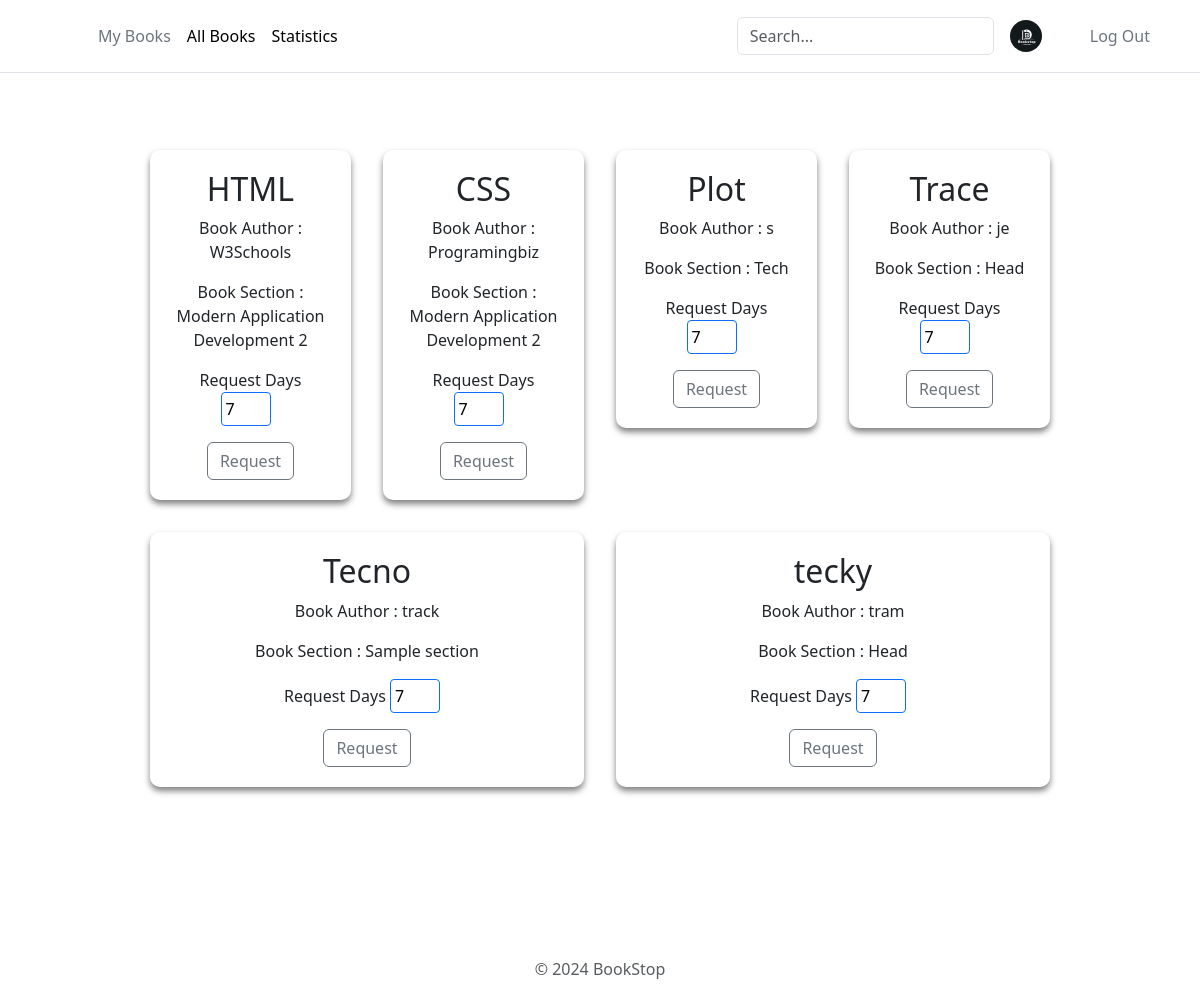
Page /allBooks (signed in) on the committed database.
### app.py (models this page shows)
class Books(db.Model):
    __tablename__ = 'books'
    BookId = db.Column(db.Integer, autoincrement=True, primary_key=True)
    SectionId = db.Column(db.Integer, db.ForeignKey('section.SectionId'), nullable=False)
    Title = db.Column(db.String(50), nullable=False)
    Author = db.Column(db.String(50), nullable=False)
    Content = db.Column(db.Text)
    ImageLink = db.Column(db.String(255))

### app.py (the view)
@app.route("/allBooks", methods=["GET","POST"])
def allBooks():
    if 'user_id' not in session:
        return redirect(url_for('userLogin'))
    if request.method == 'POST':
        data = request.form.to_dict()
        requstBook = BookIssue(UserId=session['user_id'], BookId=data['bookid'], SectionId=data['sectionId'], Days=data['days'], IssueStatus = 'requested', IssueDate = datetime.datetime.today().date())
        db.session.add(requstBook)
        db.session.commit()
        bookSec = BookSection.query.all()
        userid = session['user_id']
        return render_template("allBooks.html", books=bookSec, userid = userid)
    else:
        bookSec = BookSection.query.all()
        userid = request.args.get('userid')
        return render_template("allBooks.html", books=bookSec, userid = userid)

### app/templates/allBooks.html (shortened to what this page needs)
<!DOCTYPE html>
<html lang="en">
  <head>
    <link rel="stylesheet" href="/static/add-section.css" />
    {% include 'bootstrap.html' %}
  </head>
  <body>
    <div>
      {% include 'header.html' %}
      <div>
        <div class="main-container">
          {% for book in books %}
          <div class="section-container" id="1">
            <h2>{{book.Books_Title}}</h2>
            <p>Book Author : {{book.Books_Author}}</p>
            <div>
              <p>Book Section : {{book.Section_Title}}</p>
            </div>
            <form action="/allBooks" method="post">
              <p>
                Request Days
                <input
                  type="number"
                  name="days"
                  required
                  value="7"
                  style="width: 50px; padding: 4px; margin-right: 10px"
                />
              </p>
              <button
                type="submit"
                id="request{{book.Books_BookId}}"
                class="btn btn-outline-secondary"
              >
                Request
              </button>
            </form>
          </div>
          {% endfor %}
        </div>
        {% include 'footer.html' %}
      </div>
    </div>
  </body>
</html>

### app/static/add-section.css (style rules this page uses)
body { background-color: #2d2a2e; margin: 0; }
.main-container { display: flex; flex-wrap: wrap; padding: 130px; align-items: flex-start; gap: 2em; margin: 20px; }
.section-container { background-color: rgba(255, 255, 255, 0.1); backdrop-filter: blur(10px); border-radius: 10px; padding: 20px 20px; box-shadow: 0 4px 6px rgba(0, 0, 0, 0.5); text-align: center; width: 20%; flex-grow: 1; }
input, textarea { width: 100%; padding: 8px; border-radius: 4px; border: solid 1px #0d6efd; color: #000; }
input, textarea { margin-bottom: 20px; }

### rows in the picture
Books: Books_Title "HTML", Books_Author "W3Schools", Section_Title "Modern Application Development 2"
Books: Books_Title "CSS", Books_Author "Programingbiz", Section_Title "Modern Application Development 2"
Books: Books_Title "Plot", Books_Author "s", Section_Title "Tech"
Books: Books_Title "Trace", Books_Author "je", Section_Title "Head"
Books: Books_Title "Tecno", Books_Author "track", Section_Title "Sample section"
Books: Books_Title "tecky", Books_Author "tram", Section_Title "Head"
